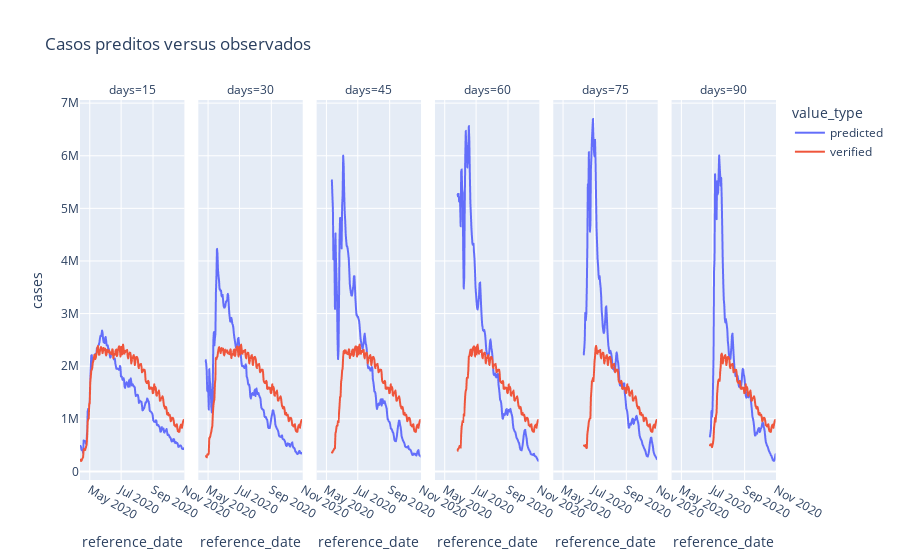

Notebook code cell kept with this figure:
### Code cell
fig = px.line(
    active_cases.query("scenario=='best' & model=='SEAPMDR'"),
    x="reference_date",
    y="cases",
    color="value_type",
    title="Casos preditos versus observados",
    facet_col="days",
)

fig.show()

### Figure 1 — Plotly figure (JSON) as saved in the notebook; plotly's stock layout.template omitted (floating-point values rounded to 4 significant figures; data arrays with more than 128 entries replaced by an {"elided": "..."} marker saying what was removed)
{"data": [{"hovertemplate": "value_type=predicted<br>days=15<br>reference_date=%{x}<br>cases=%{y}<extra></extra>", "legendgroup": "predicted", "line": {"color": "#636efa", "dash": "solid"}, "mode": "lines", "name": "predicted", "showlegend": true, "type": "scattergl", "x": {"elided": "204 str values"}, "xaxis": "x", "y": {"elided": "204 float values"}, "yaxis": "y"}, {"hovertemplate": "value_type=predicted<br>days=30<br>reference_date=%{x}<br>cases=%{y}<extra></extra>", "legendgroup": "predicted", "line": {"color": "#636efa", "dash": "solid"}, "mode": "lines", "name": "predicted", "showlegend": false, "type": "scattergl", "x": {"elided": "189 str values"}, "xaxis": "x2", "y": {"elided": "189 float values"}, "yaxis": "y2"}, {"hovertemplate": "value_type=predicted<br>days=45<br>reference_date=%{x}<br>cases=%{y}<extra></extra>", "legendgroup": "predicted", "line": {"color": "#636efa", "dash": "solid"}, "mode": "lines", "name": "predicted", "showlegend": false, "type": "scattergl", "x": {"elided": "174 str values"}, "xaxis": "x3", "y": {"elided": "174 float values"}, "yaxis": "y3"}, {"hovertemplate": "value_type=predicted<br>days=60<br>reference_date=%{x}<br>cases=%{y}<extra></extra>", "legendgroup": "predicted", "line": {"color": "#636efa", "dash": "solid"}, "mode": "lines", "name": "predicted", "showlegend": false, "type": "scattergl", "x": {"elided": "159 str values"}, "xaxis": "x4", "y": {"elided": "159 float values"}, "yaxis": "y4"}, {"hovertemplate": "value_type=predicted<br>days=75<br>reference_date=%{x}<br>cases=%{y}<extra></extra>", "legendgroup": "predicted", "line": {"color": "#636efa", "dash": "solid"}, "mode": "lines", "name": "predicted", "showlegend": false, "type": "scattergl", "x": {"elided": "144 str values"}, "xaxis": "x5", "y": {"elided": "144 float values"}, "yaxis": "y5"}, {"hovertemplate": "value_type=predicted<br>days=90<br>reference_date=%{x}<br>cases=%{y}<extra></extra>", "legendgroup": "predicted", "line": {"color": "#636efa", "dash": "solid"}, "mode": "lines", "name": "predicted", "showlegend": false, "type": "scattergl", "x": {"elided": "129 str values"}, "xaxis": "x6", "y": {"elided": "129 float values"}, "yaxis": "y6"}, {"hovertemplate": "value_type=verified<br>days=15<br>reference_date=%{x}<br>cases=%{y}<extra></extra>", "legendgroup": "verified", "line": {"color": "#EF553B", "dash": "solid"}, "mode": "lines", "name": "verified", "showlegend": true, "type": "scattergl", "x": {"elided": "204 str values"}, "xaxis": "x", "y": {"elided": "204 int values"}, "yaxis": "y"}, {"hovertemplate": "value_type=verified<br>days=30<br>reference_date=%{x}<br>cases=%{y}<extra></extra>", "legendgroup": "verified", "line": {"color": "#EF553B", "dash": "solid"}, "mode": "lines", "name": "verified", "showlegend": false, "type": "scattergl", "x": {"elided": "189 str values"}, "xaxis": "x2", "y": {"elided": "189 int values"}, "yaxis": "y2"}, {"hovertemplate": "value_type=verified<br>days=45<br>reference_date=%{x}<br>cases=%{y}<extra></extra>", "legendgroup": "verified", "line": {"color": "#EF553B", "dash": "solid"}, "mode": "lines", "name": "verified", "showlegend": false, "type": "scattergl", "x": {"elided": "174 str values"}, "xaxis": "x3", "y": {"elided": "174 int values"}, "yaxis": "y3"}, {"hovertemplate": "value_type=verified<br>days=60<br>reference_date=%{x}<br>cases=%{y}<extra></extra>", "legendgroup": "verified", "line": {"color": "#EF553B", "dash": "solid"}, "mode": "lines", "name": "verified", "showlegend": false, "type": "scattergl", "x": {"elided": "159 str values"}, "xaxis": "x4", "y": {"elided": "159 int values"}, "yaxis": "y4"}, {"hovertemplate": "value_type=verified<br>days=75<br>reference_date=%{x}<br>cases=%{y}<extra></extra>", "legendgroup": "verified", "line": {"color": "#EF553B", "dash": "solid"}, "mode": "lines", "name": "verified", "showlegend": false, "type": "scattergl", "x": {"elided": "144 str values"}, "xaxis": "x5", "y": {"elided": "144 int values"}, "yaxis": "y5"}, {"hovertemplate": "value_type=verified<br>days=90<br>reference_date=%{x}<br>cases=%{y}<extra></extra>", "legendgroup": "verified", "line": {"color": "#EF553B", "dash": "solid"}, "mode": "lines", "name": "verified", "showlegend": false, "type": "scattergl", "x": {"elided": "129 str values"}, "xaxis": "x6", "y": {"elided": "129 int values"}, "yaxis": "y6"}], "layout": {"annotations": [{"font": {}, "showarrow": false, "text": "days=15", "x": 0.075, "xanchor": "center", "xref": "paper", "y": 1, "yanchor": "bottom", "yref": "paper"}, {"font": {}, "showarrow": false, "text": "days=30", "x": 0.245, "xanchor": "center", "xref": "paper", "y": 1, "yanchor": "bottom", "yref": "paper"}, {"font": {}, "showarrow": false, "text": "days=45", "x": 0.415, "xanchor": "center", "xref": "paper", "y": 1, "yanchor": "bottom", "yref": "paper"}, {"font": {}, "showarrow": false, "text": "days=60", "x": 0.585, "xanchor": "center", "xref": "paper", "y": 1, "yanchor": "bottom", "yref": "paper"}, {"font": {}, "showarrow": false, "text": "days=75", "x": 0.755, "xanchor": "center", "xref": "paper", "y": 1, "yanchor": "bottom", "yref": "paper"}, {"font": {}, "showarrow": false, "text": "days=90", "x": 0.925, "xanchor": "center", "xref": "paper", "y": 1, "yanchor": "bottom", "yref": "paper"}], "legend": {"title": {"text": "value_type"}, "tracegroupgap": 0}, "title": {"text": "Casos preditos versus observados"}, "xaxis": {"anchor": "y", "domain": [0, 0.15], "title": {"text": "reference_date"}}, "xaxis2": {"anchor": "y2", "domain": [0.17, 0.32], "matches": "x", "title": {"text": "reference_date"}}, "xaxis3": {"anchor": "y3", "domain": [0.34, 0.49], "matches": "x", "title": {"text": "reference_date"}}, "xaxis4": {"anchor": "y4", "domain": [0.51, 0.66], "matches": "x", "title": {"text": "reference_date"}}, "xaxis5": {"anchor": "y5", "domain": [0.68, 0.83], "matches": "x", "title": {"text": "reference_date"}}, "xaxis6": {"anchor": "y6", "domain": [0.85, 1], "matches": "x", "title": {"text": "reference_date"}}, "yaxis": {"anchor": "x", "domain": [0, 1], "title": {"text": "cases"}}, "yaxis2": {"anchor": "x2", "domain": [0, 1], "matches": "y", "showticklabels": false}, "yaxis3": {"anchor": "x3", "domain": [0, 1], "matches": "y", "showticklabels": false}, "yaxis4": {"anchor": "x4", "domain": [0, 1], "matches": "y", "showticklabels": false}, "yaxis5": {"anchor": "x5", "domain": [0, 1], "matches": "y", "showticklabels": false}, "yaxis6": {"anchor": "x6", "domain": [0, 1], "matches": "y", "showticklabels": false}}}
